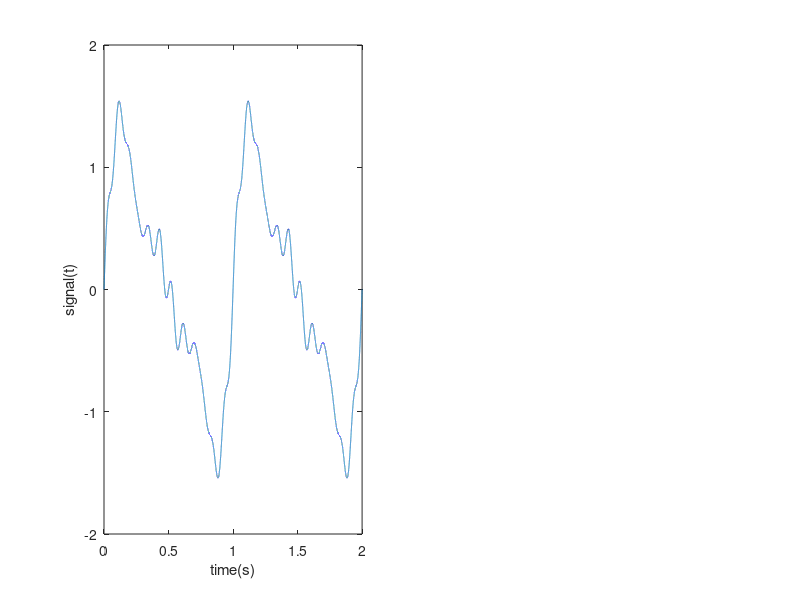

This chart was generated by the following MATLAB code: (Note: this script raises an error after producing the figure.)
%created by Julius Schoening
%edited by Patrick Felschen, Julian Voss
clc;
close all;
clear;

%variables
playbacktime = 2.0; % in seconds
sampleRate = 44100; % in Hz
F=2; %frequency signal, 3 Hz
plotTime = 2/F;

t = linspace(0, playbacktime, playbacktime*sampleRate);

%output graph preparation

signal1 = 1.0 * sin(1*F*pi*t);
signal2 = 0.5 * sin(2*F*pi*t);
signal3 = 0.3 * sin(3*F*pi*t);
signal4 = 0.1 * sin(10*F*pi*t);
signal5 = 0.08 * sin(12*F*pi*t);

signalFFT = signal1 + signal2 + signal3 + signal4 + signal5;

%plot signal(t) and its amplitude
subplot(1,2,1);
plot(t,signalFFT);
xlim([0, playbacktime]);
xlabel('time(s)');
ylabel('signal(t)');
ax = gca;
ax.XAxisLocation = 'origin';

subplot(1,2,2)
plot(t, fft(signalFFT));

xlim([0, 15]);
ylim([0, 2]);
xlabel('f(Hz)');
ylabel('|A|')

